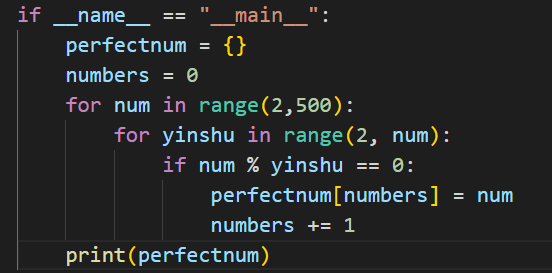
#> input picture learn_demo/image/1.jpg, 552 x 273 px
$ python '霍夫变换.py'
#> lines starting #> are read from the running program, lines starting #| are printed output that depends on the picture; after the words box and inside, x2 and y2 are one past the last pixel; in counts of white or black regions, pixels touching at a corner belong together
from re import A
import cv2 as cv
import matplotlib.pyplot as plt
import numpy as np

img = cv.imread('./image/1.jpg')
#> img is the input picture: shape (273, 552, 3); mean B, G, R 40.9, 40.3, 38
plt.imshow(img)
plt.show()

img_gray = cv.cvtColor(img, cv.COLOR_BGR2GRAY)
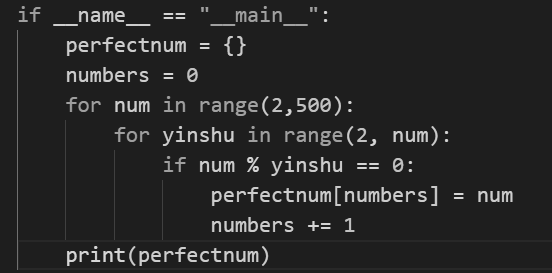
#> img_gray: shape (273, 552); min 30, max 214, mean 39.7
edges = cv.Canny(img_gray, 50, 150)
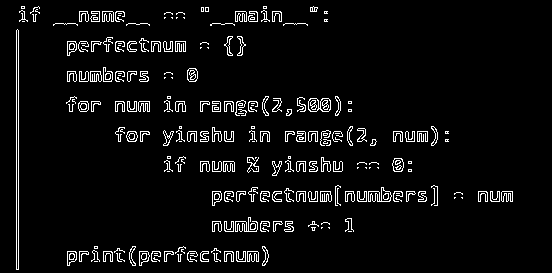
#> edges: shape (273, 552); 5.2% white in thin lines or dots, all inside (x1, y1, x2, y2) = (16, 6, 513, 270)
plt.imshow(edges, plt.cm.gray)
plt.show()

lines = cv.HoughLines(edges, 0.8, np.pi/180, 150)
#> lines = [[16, 0], [17.6, 0], [191.2, 1.57], [131.2, 1.57]]
# plt.imshow(lines)
# plt.show()

for line in lines:
    rho,theta = line[0]
    a = np.cos(theta)
    b = np.sin(theta)
    x0 = rho * a
    y0 = rho * b
    x1 = int (x0 + 1000*(-b))
    y1 = int (y0 + 1000*a)
    x2 = int (x0 - 1000*(-b))
    y2 = int (y0 - 1000*a)
    cv.line(img, (x1, y1), (x2, y2), (50, 250, 50))
#> this loop made 4 passes
#> (rho, theta, a, b, x0, y0, x1, y1) on passes 1 to 4: (16, 0, 1, 0, 16, 0, 16, 1000), (17.6, 0, 1, 0, 17.6, 0, 17, 1000), (191.2, 1.57, -4.37e-08, 1, -8.36e-06, 191.2, -1000, 191), (131.2, 1.57, -4.37e-08, 1, -5.73e-06, 131.2, -1000, 131)
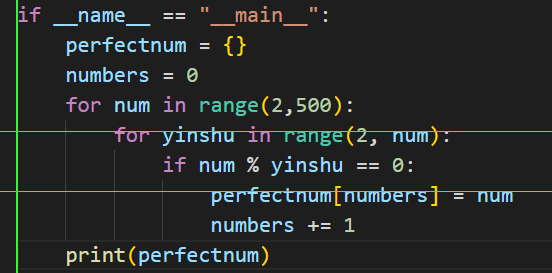
#> img: shape (273, 552, 3); 1.09% of pixels changed, all inside (x1, y1, x2, y2) = (0, 0, 552, 273)
plt.imshow(img)
plt.show()
